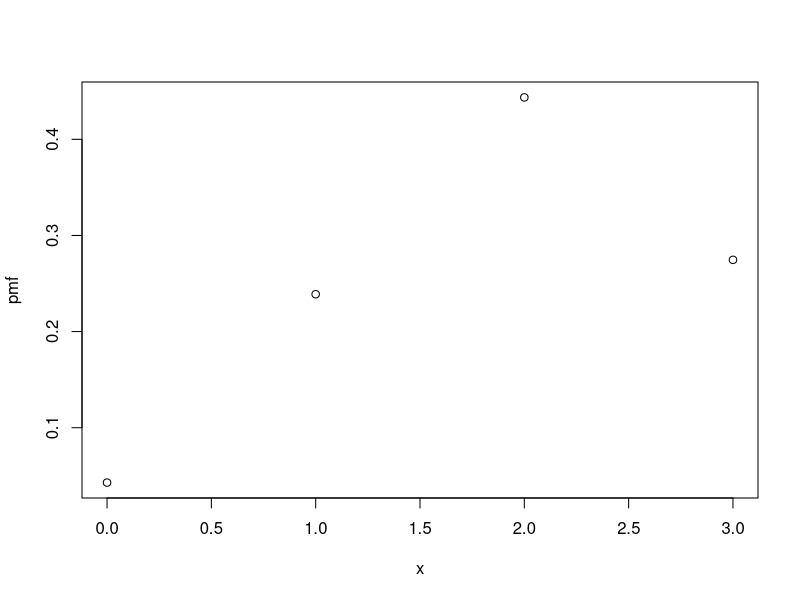
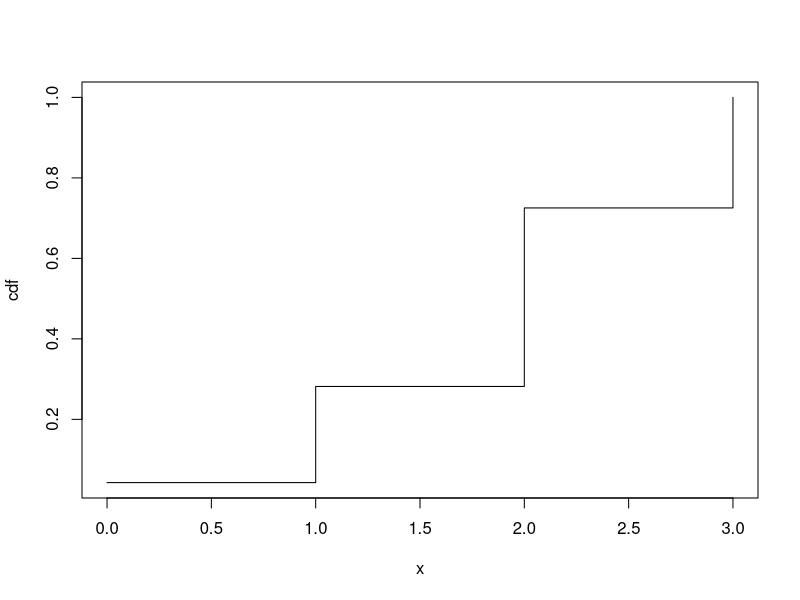

Source code (R) for these figures, in order:
A_tmp <- sample(c("Head","Tail"), size = 3, replace = T, prob = c(0.65,0.35))
print(A_tmp)
A <- sum(A_tmp[] == "Head")
print(A)
#pmf binomial p=0.65
x <- seq(from = 0, to = 3, by = 1)
pmf <- dbinom(x, size = 3, prob = 0.65)
plot(x, pmf, 'p')

#cdf 
cdf <- pbinom(x, size = 3, prob = 0.65)
plot(x, cdf, 's')